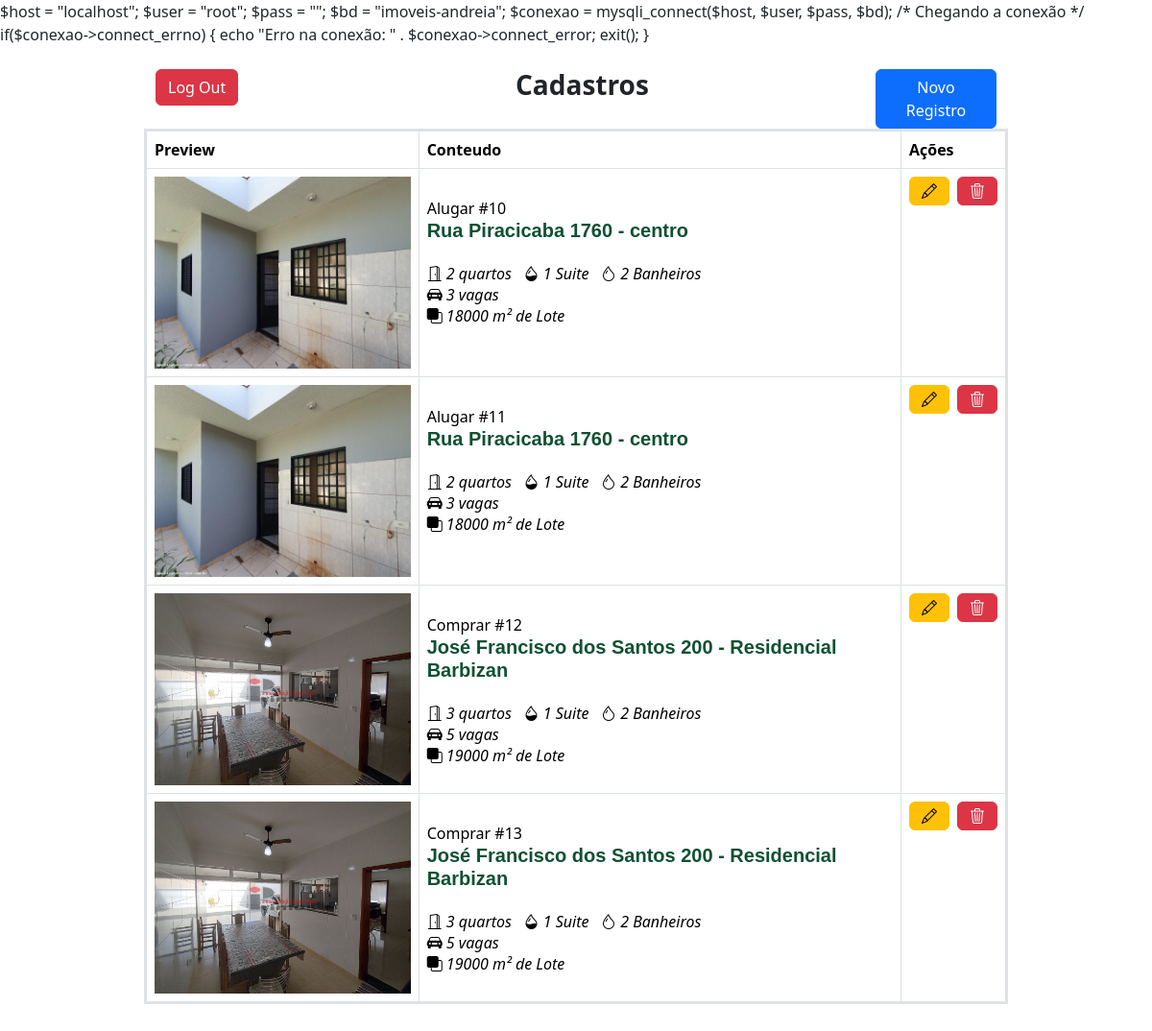
The page /controle.php (signed in) on the database its author committed.
### tables this page shows
CREATE TABLE `imoveis` (
  `id` int(11) NOT NULL,
  `destaque` tinyint(4) NOT NULL DEFAULT '0',
  `alugar` tinyint(4) NOT NULL DEFAULT '0',
  `comprar` tinyint(4) NOT NULL DEFAULT '0',
  `terreno` tinyint(4) NOT NULL DEFAULT '0',
  `rua` varchar(80) DEFAULT NULL,
  `numero` varchar(20) DEFAULT NULL,
  `cidade` varchar(80) DEFAULT NULL,
  `bairro` varchar(80) DEFAULT NULL,
  `quartos` int(11) DEFAULT NULL,
  `suites` int(11) DEFAULT NULL,
  `banheiros` int(11) DEFAULT NULL,
  `garagens` int(11) DEFAULT NULL,
  `metrosQuadrado` int(11) DEFAULT NULL,
  `descricao` text
);

CREATE TABLE `imagens` (
  `id` int(11) NOT NULL,
  `moveis_id` int(11) NOT NULL,
  `path` varchar(100) NOT NULL
);

### controle.php (the view, shortened to what this page needs)
<?php
require_once("config.php");
$sql = "SELECT * FROM imoveis;";
$result = mysqli_query($conexao,$sql);
?>
<!DOCTYPE html>
<html lang="en" xmlns="http://www.w3.org/1999/html">
<head>
    <link rel="stylesheet" href="css/bootstrap.css">
    <link rel="stylesheet" href="css/plus.css">
    <link rel="stylesheet" href="https://cdn.jsdelivr.net/npm/bootstrap-icons@1.11.3/font/bootstrap-icons.min.css">
</head>
<body>
<div class="container w-75">
    <div class="row">
        <div class="col-5">
            <br>
            <a class="btn btn-danger" href="sair.php">Log Out</a>
        </div>
        <div class="col-2">
            <br>
            <h3><strong>Cadastros</strong></h3>
        </div>
        <div class="col-3"></div>
        <div class="col-2">
            <br>
            <a class="btn btn-primary" href="cadastrar.php">Novo Registro</a>
        </div>
    </div>
    <div class="row">
        <table class="table table-bordered border border-3">
            <thead>
                <th>Preview</th>
                <th>Conteudo</th>
                <th>Ações</th>
            </thead>
            <tbody>
                <?php
                while ($userData = mysqli_fetch_assoc($result)) {
                ?>
                <tr>
                    <td>
                        <?php
                        $id = $userData['id'];
                        $sql = "SELECT * FROM imagens WHERE moveis_id = $id;";
                        $resultadoCarrosel = mysqli_query($conexao, $sql);
                        $linhaCarrosel = mysqli_fetch_assoc($resultadoCarrosel);
                        ?>
                        <img height="200" src="<?php echo $linhaCarrosel['path']?>" alt="erro<?php echo $userData['id']; ?>">
                    </td>
                    <td>
                        <br>
                        <?php
                        if($userData['alugar'] == 1)
                            echo "Alugar" . " #" . $userData['id'];
                        else
                            echo "Comprar" . " #" . $userData['id'];
                        ?>
                        <h5 class="card-title cor-customizada"><?php echo $userData['rua'] . " " . $userData['numero'] .  " - " . $userData['bairro']; ?></h5>
                        <br>
                        <?php if ($userData['quartos'] > 0){?>
                        <i class="bi bi-door-open"> <?php echo $userData['quartos']; ?> quartos</i>
                        <?php } ?>
                        <?php if ($userData['suites'] > 0){?>
                        <i class="bi bi-droplet-half"> <?php echo $userData['suites']; ?> Suite</i>
                        <?php } ?>
                        <?php if ($userData['banheiros'] > 0){?>
                        <i class="bi bi-droplet"> <?php echo $userData['banheiros']; ?> Banheiros</i>
                        <br>
                        <?php } ?>
                        <?php if ($userData['garagens'] > 0){?>
                        <i class="bi bi-car-front-fill"> <?php echo $userData['garagens']; ?> vagas</i>
                        <br>
                        <?php } ?>
                        <?php if($userData['metrosQuadrado'] > 0){?>
                        <i class="bi bi-front"> <?php echo $userData['metrosQuadrado']; ?> m² de Lote</i>
                        <?php }?>
                    </td>
                    <td>
                        <div class="d-grid gap-2 d-md-flex justify-content-md-end">
                            <a class="btn btn-warning" href=""><i class="bi bi-pencil"></i></a>
                            <a class="btn btn-danger" href="deletar.php?id=<?php echo $userData['id']; ?>"><i class="bi bi-trash3"></i></a>
                        </div>
                    </td>
                </tr>
                <?php
                }
                ?>
            </tbody>
        </table>
    </div>
</div>
<br>
<br>
<br>
</body>
</html>

### css/plus.css (style rules this page uses)
.cor-customizada { color: #0f5132; font-family: "Arial"; font-weight: bolder; }

### rows shown on the page
imoveis: imagens.path (picture), id "10", rua "Rua Piracicaba", numero "1760", bairro "centro", quartos "2", suites "1", banheiros "2", garagens "3", metrosQuadrado "18000"
imoveis: imagens.path (picture), id "11", rua "Rua Piracicaba", numero "1760", bairro "centro", quartos "2", suites "1", banheiros "2", garagens "3", metrosQuadrado "18000"
imoveis: imagens.path (picture), id "12", rua "José Francisco dos Santos", numero "200", bairro "Residencial Barbizan", quartos "3", suites "1", banheiros "2", garagens "5", metrosQuadrado "19000"
imoveis: imagens.path (picture), id "13", rua "José Francisco dos Santos", numero "200", bairro "Residencial Barbizan", quartos "3", suites "1", banheiros "2", garagens "5", metrosQuadrado "19000"
